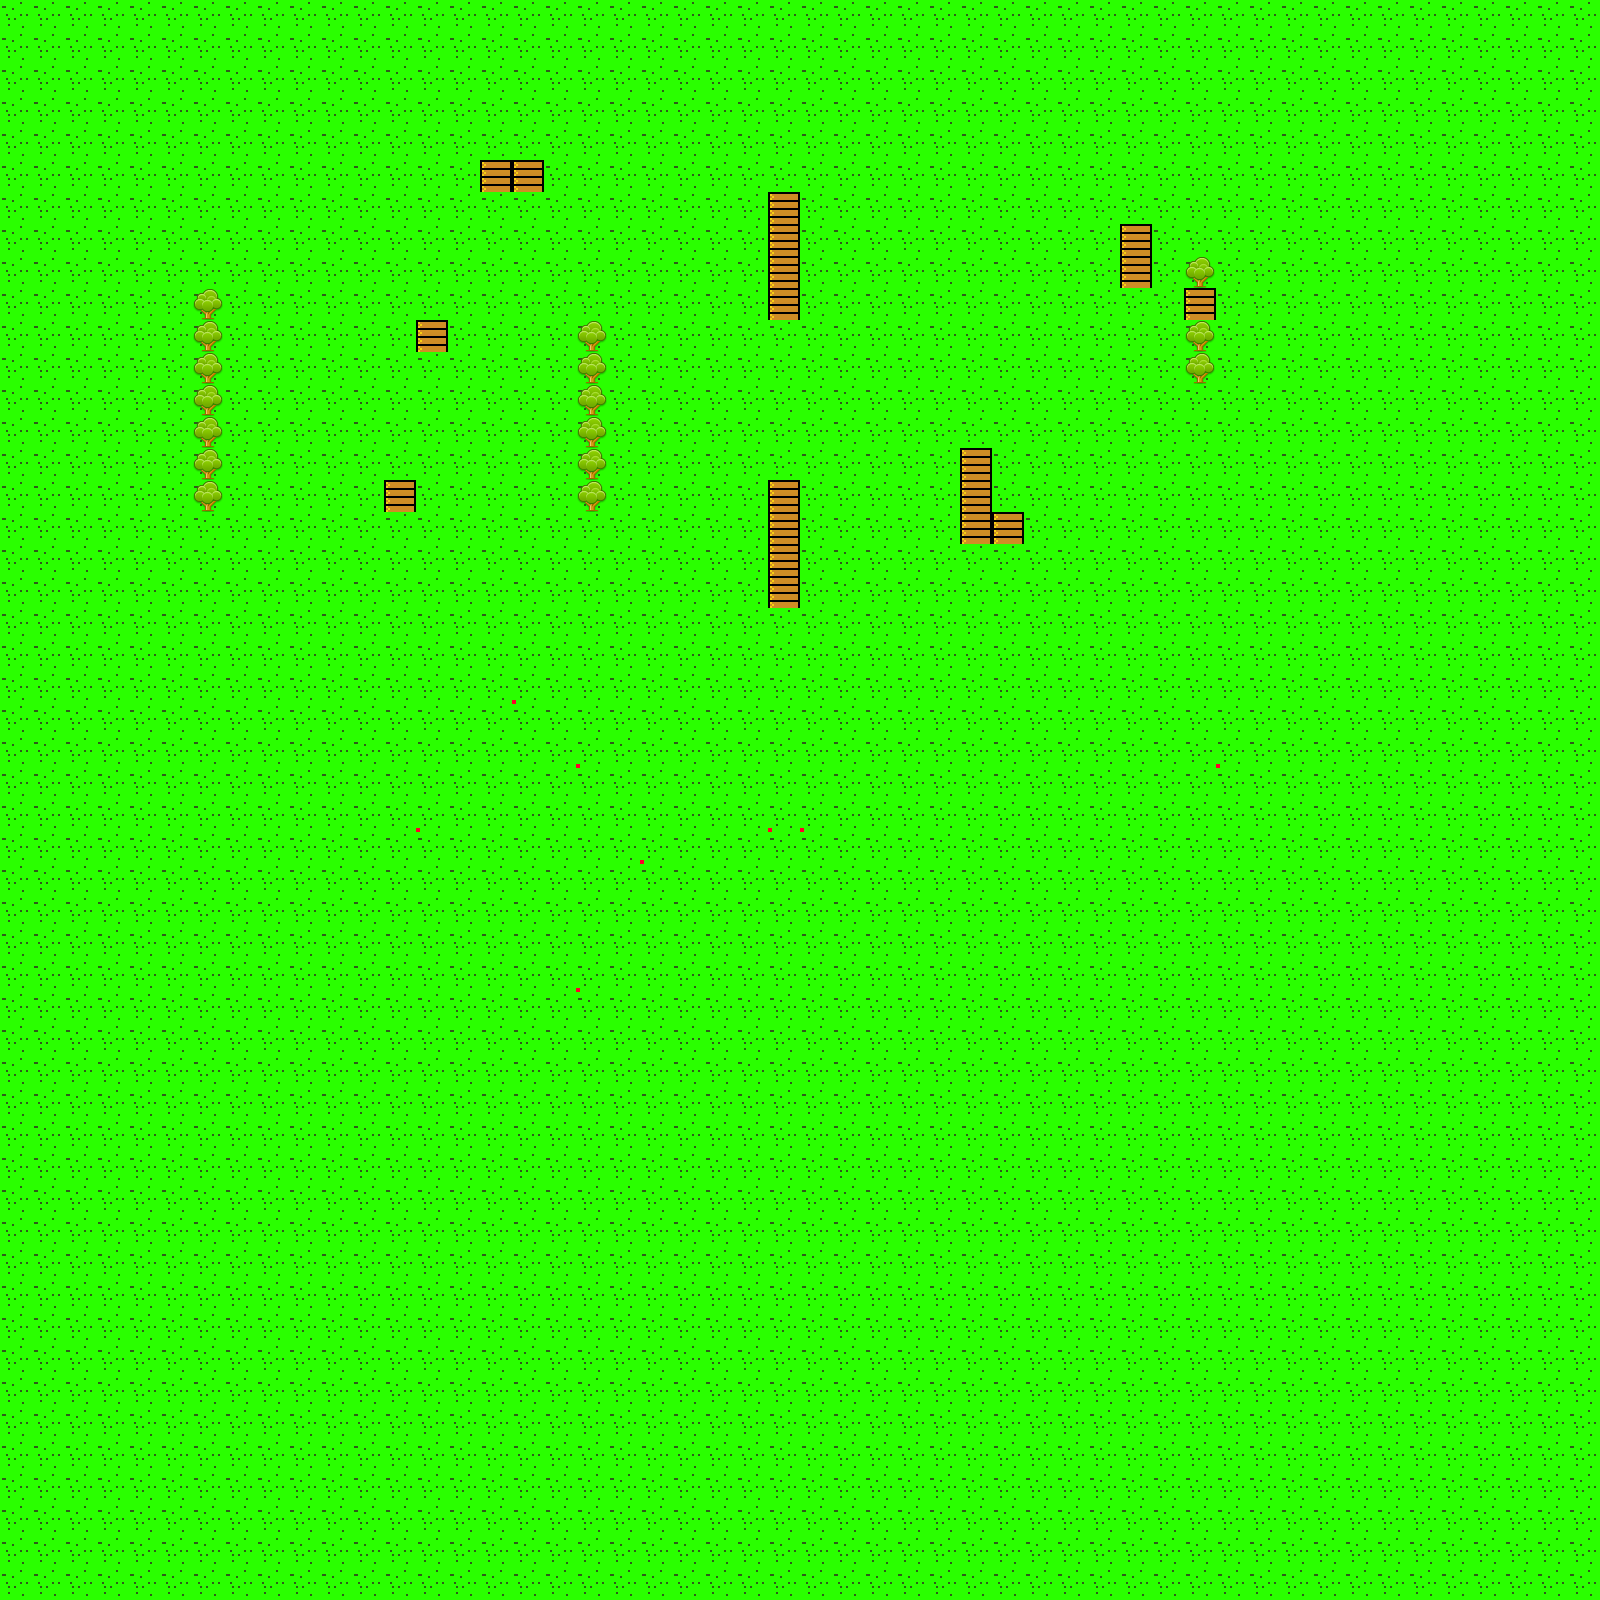

A level layout from a 2D game, rendered from its tile map. Below: a short description, then the map file with tile-grid data replaced by summaries:
An orthogonal 50x50 tile map with 32x32 px tiles, 3 tile layers (Kachelebene 1, Kachelebene 2, Kachelebene 3).

<map version="1.0" orientation="orthogonal" renderorder="right-down" width="50" height="50" tilewidth="32" tileheight="32" nextobjectid="1">
 <tileset firstgid="1" name="spritesheet" tilewidth="32" tileheight="32">
  <image source="fileManager/spritesheet.png" width="1000" height="1000" />
 </tileset>
 <layer name="Kachelebene 1" width="50" height="50">
  <data>[2500 cells, 2500 non-empty, 1 distinct tile ids]</data>
 </layer>
 <layer name="Kachelebene 2" width="50" height="50">
  <data>[2500 cells, 17 non-empty, 1 distinct tile ids]</data>
 </layer>
 <layer name="Kachelebene 3" width="50" height="50">
  <data>[2500 cells, 27 non-empty, 2 distinct tile ids]</data>
 </layer>
</map>